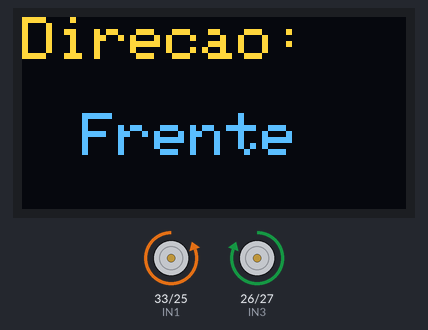
A sketch run on a simulated ESP32. Parts: 128×64 one-colour display, motor-driver pin pairs drawn as motors (green arrow = first pin HIGH = forward, orange = second pin HIGH = backward, longer = more drive, scaled by the enable pin). The OLED is the two-colour kind (top 16 rows yellow).

Above: at 0.2 s.
At 3.2 s:
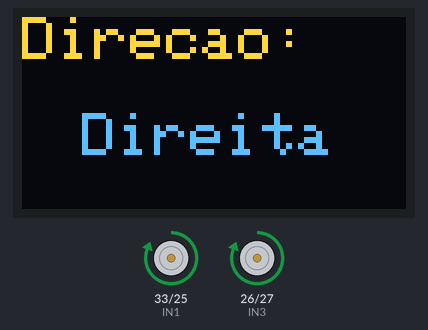
At 6.3 s:
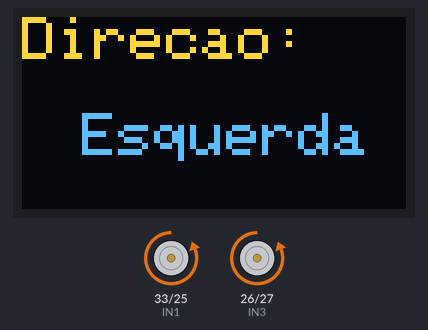
At 9.3 s:
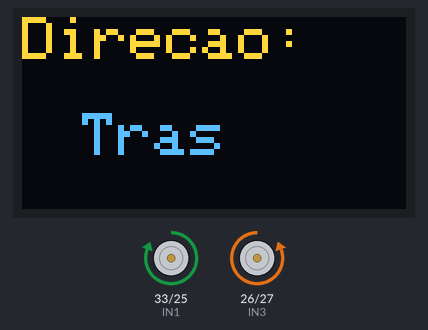
Timing chart, 0 to 40.0 s (numbered marks = the images above):
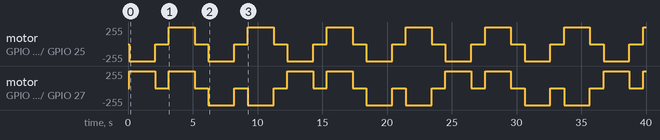

Measured:
- by itself, motor on GPIO 33 (IN1) / GPIO 25 (IN2): repeats every 6.1 s: stopped 1.1 s, forward 255/255 2.0 s, stopped 1.1 s, backward 255/255 2.0 s
- by itself, motor on GPIO 26 (IN3) / GPIO 27 (IN4): repeats every 12.2 s: stopped 1.1 s, forward 255/255 2.0 s, 2 × (stopped 1.1 s, backward 255/255 2.0 s), stopped 1.1 s, forward 255/255 2.0 s
- what the display in image 0 shows lasts 2.0 s, from 0.1 s to 2.1 s

The sketch:

ESP32_L298N_SSD1306.ino
```cpp
#include <Wire.h>
#include <Adafruit_GFX.h>
#include <Adafruit_SSD1306.h>

// --- Configurações do Display OLED ---
#define SCREEN_WIDTH 128 // Largura do display em pixels
#define SCREEN_HEIGHT 64 // Altura do display em pixels
#define OLED_RESET    -1 // Pino de reset (-1 se estiver compartilhando o pino de reset do Arduino)
Adafruit_SSD1306 display(SCREEN_WIDTH, SCREEN_HEIGHT, &Wire, OLED_RESET);

// --- Pinos dos Motores ---
// ENA e ENB ligados como saída digital comum (sem PWM)
const int ENA = 32;
const int ENB = 14;

const int IN1 = 33;
const int IN2 = 25;
const int IN3 = 26;
const int IN4 = 27;

// --- Declaração das Funções ---
void pararMotores();
void andarFrente(int tempo);
void andarTras(int tempo);
void virarDireita(int tempo);
void virarEsquerda(int tempo);
void atualizarDisplay(String direcao);

void setup() {
  // Inicializa a comunicação serial (para debug)
  Serial.begin(115200);

  // --- Inicialização do Display ---
  if(!display.begin(SSD1306_SWITCHCAPVCC, 0x3C)) { // 0x3C é o endereço I2C padrão
    Serial.println(F("Falha ao iniciar SSD1306"));
    for(;;); // Loop infinito em caso de falha
  }
  display.clearDisplay();
  display.display();

  // --- Configuração dos Pinos dos Motores ---
  pinMode(IN1, OUTPUT);
  pinMode(IN2, OUTPUT);
  pinMode(IN3, OUTPUT);
  pinMode(IN4, OUTPUT);

  pinMode(ENA, OUTPUT);
  pinMode(ENB, OUTPUT);

  // Habilita os motores
  digitalWrite(ENA, HIGH);
  digitalWrite(ENB, HIGH);

  // Garante que o robô comece parado e atualiza o display
  pararMotores();
}

void loop() {
  andarFrente(2000);
  delay(1000);
  virarDireita(2000);
  delay(1000);
  virarEsquerda(2000);
  delay(1000);
  andarTras(2000);
  delay(1000);
}

/**
 * @brief Atualiza o texto no display OLED.
 * @param direcao O texto a ser exibido como o estado atual.
 */
void atualizarDisplay(String direcao) {
  display.clearDisplay();

  // Escreve "Direção:" na seção superior (amarela)
  display.setTextSize(2);
  display.setTextColor(SSD1306_WHITE); // A cor é definida pela posição no display
  display.setCursor(0, 0);
  display.println(F("Direcao:"));

  // Escreve o estado atual na seção inferior (azul)
  display.setTextSize(2);
  display.setCursor(20, 32); // Posiciona o cursor mais ou menos no centro da área azul
  display.println(direcao);

  display.display(); // Envia o buffer para o display
}

void andarFrente(int tempo) {
  atualizarDisplay("Frente"); // Atualiza o display
  digitalWrite(IN1, LOW);
  digitalWrite(IN2, HIGH);
  digitalWrite(IN3, HIGH);
  digitalWrite(IN4, LOW);
  delay(tempo);
  pararMotores();
}

void andarTras(int tempo) {
  atualizarDisplay("Tras"); // Atualiza o display
  digitalWrite(IN1, HIGH);
  digitalWrite(IN2, LOW);
  digitalWrite(IN3, LOW);
  digitalWrite(IN4, HIGH);
  delay(tempo);
  pararMotores();
}

void virarDireita(int tempo) {
  atualizarDisplay("Direita"); // Atualiza o display
  digitalWrite(IN1, HIGH);
  digitalWrite(IN2, LOW);
  digitalWrite(IN3, HIGH);
  digitalWrite(IN4, LOW);
  delay(tempo);
  pararMotores();
}

void virarEsquerda(int tempo) {
  atualizarDisplay("Esquerda"); // Atualiza o display
  digitalWrite(IN1, LOW);
  digitalWrite(IN2, HIGH);
  digitalWrite(IN3, LOW);
  digitalWrite(IN4, HIGH);
  delay(tempo);
  pararMotores();
}

void pararMotores() {
  digitalWrite(IN1, LOW);
  digitalWrite(IN2, LOW);
  digitalWrite(IN3, LOW);
  digitalWrite(IN4, LOW);
  atualizarDisplay("Parado"); // Atualiza o display para o estado "Parado"
}
```
